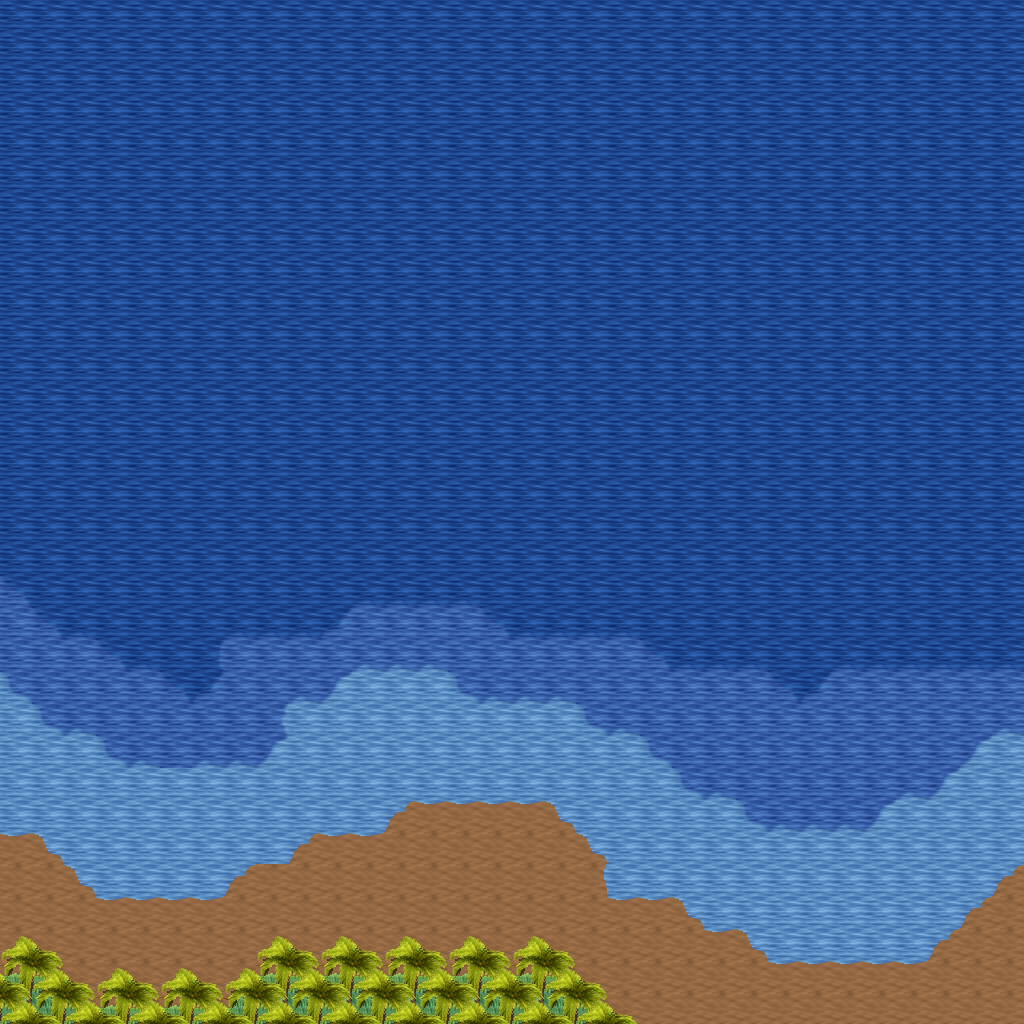

This game map was drawn from its Tiled (.tmx) file and the tilesets committed beside it. A one-line description and the trimmed map source follow:
An orthogonal 32x32 tile map with 32x32 px tiles, 5 tile layers (Ground, Objects, Objects2, Above, ...), 1 hidden layer not drawn, 26 tilesets.

<map version="1.10" tiledversion="1.11.0" orientation="orthogonal" renderorder="right-down" width="32" height="32" tilewidth="32" tileheight="32" infinite="0" nextlayerid="11" nextobjectid="1">
 <tileset firstgid="1" name="ground_ground" tilewidth="32" tileheight="32" tilecount="33" columns="3">
  <image source="../drawable/ground_ground.png" width="96" height="352" />
 </tileset>
 <tileset firstgid="34" name="ground_water_pool" tilewidth="32" tileheight="32" tilecount="72" columns="3">
  <image source="../drawable/ground_water_pool.png" width="96" height="768" />
 </tileset>
 <tileset firstgid="106" name="ground_water_pool_deep" tilewidth="32" tileheight="32" tilecount="72" columns="3">
  <image source="../drawable/ground_water_pool_deep.png" width="96" height="768" />
 </tileset>
 <tileset firstgid="178" name="ground_water_pool_corners" tilewidth="32" tileheight="32" tilecount="72" columns="3">
  <image source="../drawable/ground_water_pool_corners.png" width="96" height="768" />
 </tileset>
 <tileset firstgid="250" name="ground_grass_edges" tilewidth="32" tileheight="32" tilecount="36" columns="12">
  <image source="../drawable/ground_grass_edges.png" width="384" height="96" />
 </tileset>
 <tileset firstgid="286" name="ground_grass_corners" tilewidth="32" tileheight="32" tilecount="24" columns="6">
  <image source="../drawable/ground_grass_corners.png" width="192" height="128" />
 </tileset>
 <tileset firstgid="310" name="ground_ladder_vertical_dark" tilewidth="32" tileheight="32" tilecount="3" columns="3">
  <image source="../drawable/ground_ladder_vertical_dark.png" width="96" height="32" />
 </tileset>
 <tileset firstgid="313" name="plant_tree_palm_tree" tilewidth="32" tileheight="32" tilecount="6" columns="2">
  <image source="../drawable/plant_tree_palm_tree.png" width="64" height="96" />
 </tileset>
 <tileset firstgid="319" name="plant_tree_tree_realistic" tilewidth="32" tileheight="32" tilecount="16" columns="4">
  <image source="../drawable/plant_tree_tree_realistic.png" width="128" height="128" />
 </tileset>
 <tileset firstgid="335" name="logic_creature_animal" tilewidth="32" tileheight="32" tilecount="32" columns="8">
  <image source="../drawable/logic_creature_animal.png" width="256" height="128" />
 </tileset>
 <tileset firstgid="367" name="logic_collision" tilewidth="32" tileheight="32" tilecount="1" columns="1">
  <image source="../drawable/logic_collision.png" width="32" height="32" />
 </tileset>
 <tileset firstgid="368" name="plant_bush_various_small" tilewidth="32" tileheight="32" tilecount="9" columns="3">
  <image source="../drawable/plant_bush_various_small.png" width="96" height="96" />
 </tileset>
 <tileset firstgid="377" name="ground_ridge_earth_pale" tilewidth="32" tileheight="32" tilecount="96" columns="12">
  <image source="../drawable/ground_ridge_earth_pale.png" width="384" height="256" />
 </tileset>
 <tileset firstgid="473" name="object_tent" tilewidth="32" tileheight="32" tilecount="9" columns="3">
  <image source="../drawable/object_tent.png" width="96" height="96" />
 </tileset>
 <tileset firstgid="482" name="logic_creature_amazon" tilewidth="32" tileheight="32" tilecount="16" columns="8">
  <image source="../drawable/logic_creature_amazon.png" width="256" height="64" />
 </tileset>
 <tileset firstgid="498" name="furniture_light_iron_lamp" tilewidth="32" tileheight="32" tilecount="3" columns="1">
  <image source="../drawable/furniture_light_iron_lamp.png" width="32" height="96" />
 </tileset>
 <tileset firstgid="501" name="furniture_light_flames" tilewidth="32" tileheight="32" tilecount="6" columns="6">
  <image source="../drawable/furniture_light_flames.png" width="192" height="32" />
 </tileset>
 <tileset firstgid="507" name="ground_rock_rocks_2" tilewidth="32" tileheight="32" tilecount="4" columns="2">
  <image source="../drawable/ground_rock_rocks_2.png" width="64" height="64" />
 </tileset>
 <tileset firstgid="511" name="logic_portal" tilewidth="32" tileheight="32" tilecount="24" columns="8">
  <image source="../drawable/logic_portal.png" width="256" height="96" />
 </tileset>
 <tileset firstgid="535" name="logic_item_fruits" tilewidth="32" tileheight="32" tilecount="16" columns="8">
  <image source="../drawable/logic_item_fruits.png" width="256" height="64" />
 </tileset>
 <tileset firstgid="551" name="plant_pineapple_plant" tilewidth="32" tileheight="32" tilecount="6" columns="2">
  <image source="../drawable/plant_pineapple_plant.png" width="64" height="96" />
 </tileset>
 <tileset firstgid="557" name="ground_grass_2" tilewidth="32" tileheight="32" tilecount="21" columns="3">
  <image source="../drawable/ground_grass_2.png" width="96" height="224" />
 </tileset>
 <tileset firstgid="578" name="light_dim_yellow_light_7x5" tilewidth="32" tileheight="32" tilecount="35" columns="7">
  <image source="../drawable/light_dim_yellow_light_7x5.png" width="224" height="160" />
 </tileset>
 <tileset firstgid="613" name="light_yellow_light_5x5" tilewidth="32" tileheight="32" tilecount="25" columns="5">
  <image source="../drawable/light_yellow_light_5x5.png" width="160" height="160" />
 </tileset>
 <tileset firstgid="638" name="logic_creature_spider" tilewidth="32" tileheight="32" tilecount="3" columns="3">
  <image source="../drawable/logic_creature_spider.png" width="96" height="32" />
 </tileset>
 <tileset firstgid="641" name="logic_creature_reptile" tilewidth="32" tileheight="32" tilecount="7" columns="7">
  <image source="../drawable/logic_creature_reptile.png" width="224" height="32" />
 </tileset>
 <layer id="1" name="Ground" width="32" height="32">
  <data>[1024 cells, 1024 non-empty, 9 distinct tile ids]</data>
 </layer>
 <layer id="2" name="Objects" width="32" height="32">
  <data>[1024 cells, 100 non-empty, 16 distinct tile ids]</data>
 </layer>
 <layer id="3" name="Objects2" width="32" height="32">
  <data>[1024 cells, 12 non-empty, 2 distinct tile ids]</data>
 </layer>
 <layer id="4" name="Above" width="32" height="32">
  <data>[1024 cells, 51 non-empty, 4 distinct tile ids]</data>
 </layer>
 <layer id="5" name="Above2" width="32" height="32">
  <data>[1024 cells, 19 non-empty, 2 distinct tile ids]</data>
 </layer>
 <layer id="6" name="Walkable" width="32" height="32" visible="0">
  <data>[1024 cells, 766 non-empty, 1 distinct tile ids]</data>
 </layer>
 <objectgroup id="7" name="Mapevents" />
 <objectgroup id="8" name="Spawn" />
 <objectgroup id="9" name="Keys" />
 <objectgroup id="10" name="Replace" />
</map>
